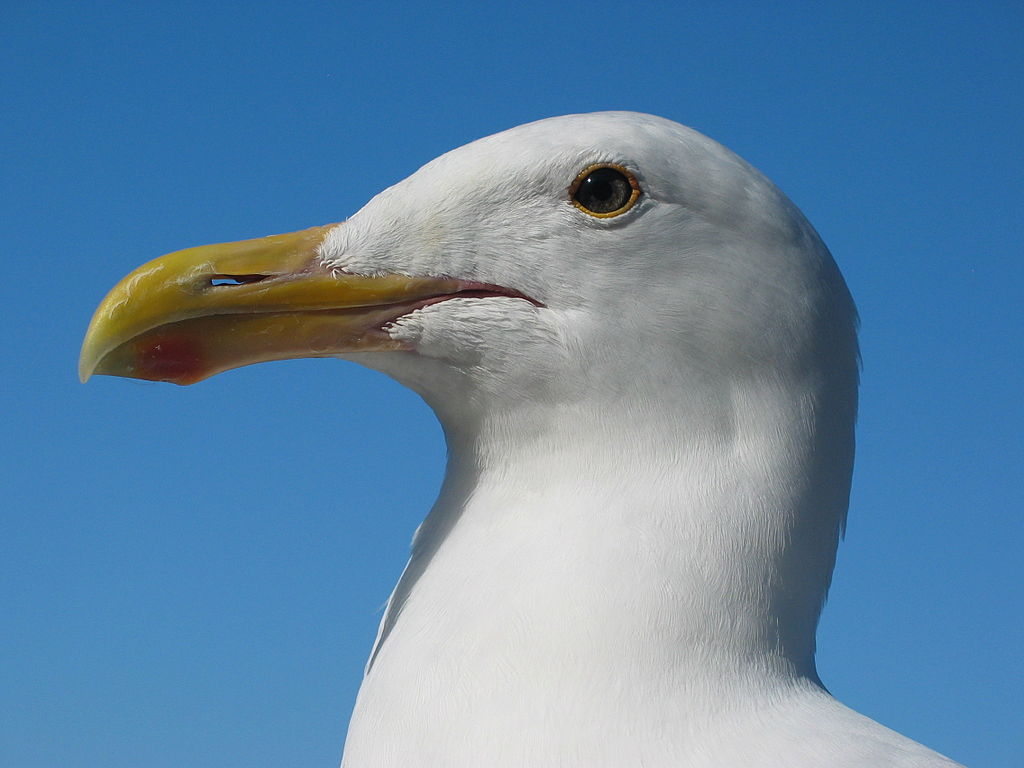
#> input picture Practicas/Practica_Tema_6/img/gaviota.jpg, 1024 x 768 px
$ python -i Ejercicio_1.py   (imports and definitions only)
#> lines starting #> are read from the running program, lines starting #| are printed output that depends on the picture; after the words box and inside, x2 and y2 are one past the last pixel; in counts of white or black regions, pixels touching at a corner belong together
import cv2
import numpy as np
from tkinter import filedialog
import tkinter as tk

def cargar_imagen():
    ruta = filedialog.askopenfilename(title="Seleccionar imagen")
#> the answer given: ../img/gaviota.jpg
    if not ruta:
        return

    imagen = cv2.imread(ruta)
#> imagen is the input picture: shape (768, 1024, 3); mean B, G, R 166.5, 134.6, 97.1
    gris = cv2.cvtColor(imagen, cv2.COLOR_BGR2GRAY)
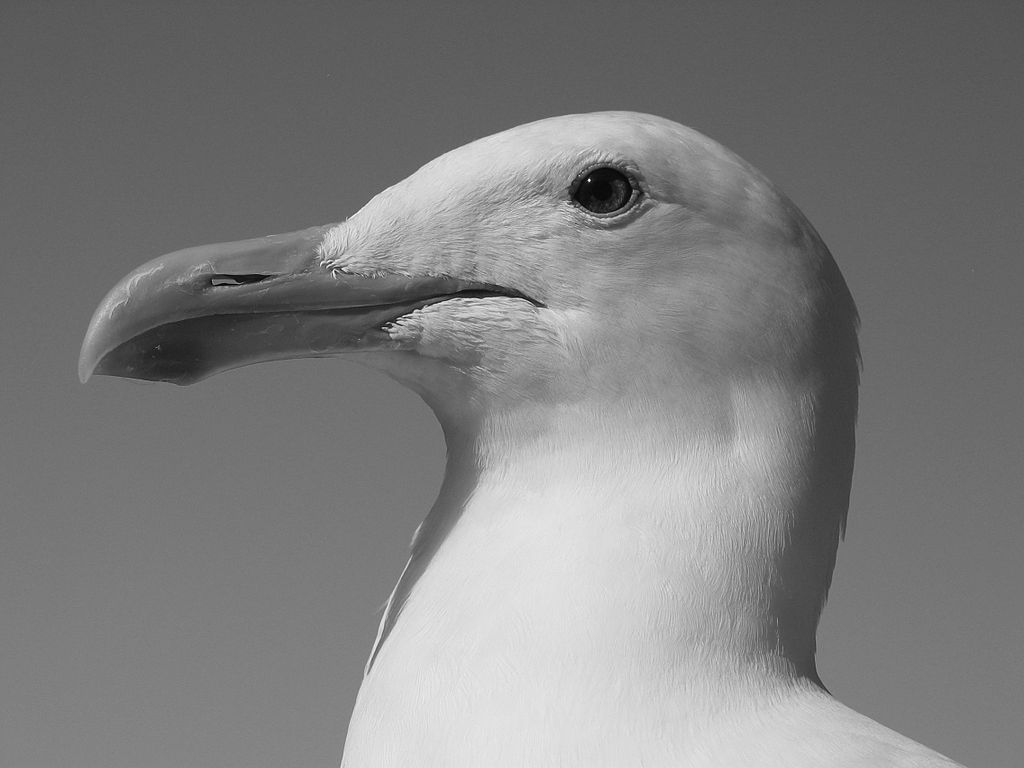
#> gris: shape (768, 1024); min 1, max 253, mean 127

    # --- Detectar líneas con Hough ---
    bordes = cv2.Canny(gris, 100, 200)
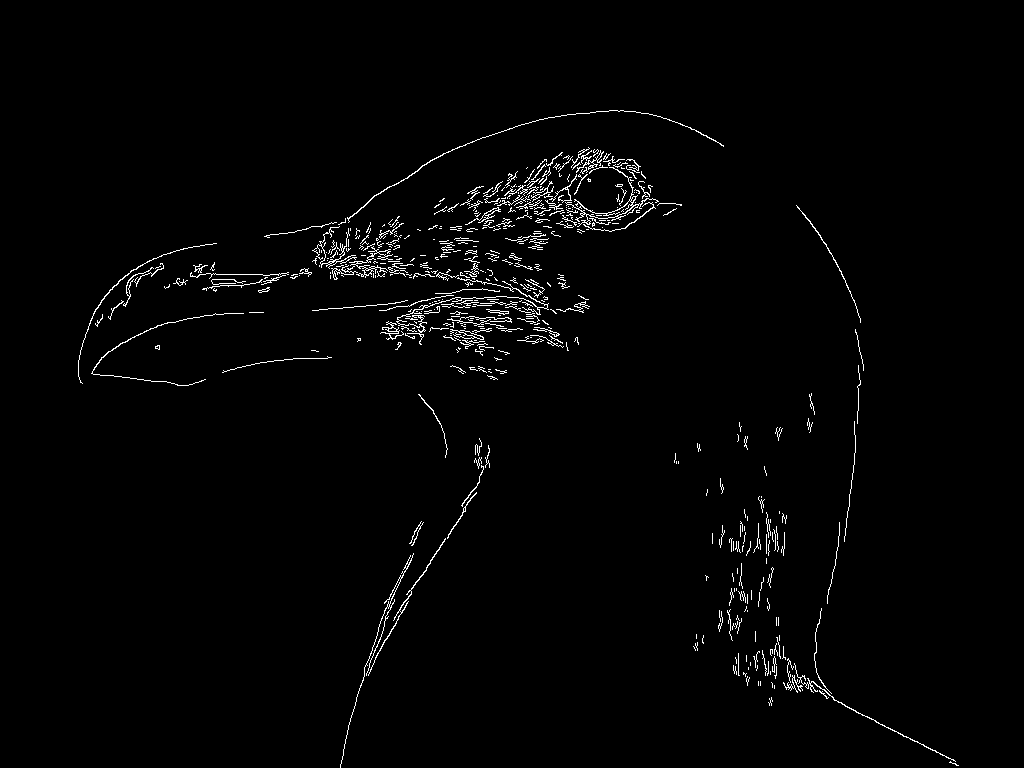
#> bordes: shape (768, 1024); 1.6% white in thin lines or dots, all inside (x1, y1, x2, y2) = (78, 110, 959, 768)
    lineas = cv2.HoughLines(bordes, 1, np.pi / 180, 150)
#> lineas = [[245, 2.04]]
    img_lineas = imagen.copy()
    if lineas is not None:
        for linea in lineas:
            rho, theta = linea[0]
            a = np.cos(theta)
            b = np.sin(theta)
            x0 = a * rho
            y0 = b * rho
            x1 = int(x0 + 1000 * (-b))
            y1 = int(y0 + 1000 * (a))
            x2 = int(x0 - 1000 * (-b))
            y2 = int(y0 - 1000 * (a))
            cv2.line(img_lineas, (x1, y1), (x2, y2), (0, 255, 0), 2)
#> this loop made 1 pass
#> (rho, theta, a, b, x0, y0, x1, y1) on pass 1: (245, 2.04, -0.454, 0.891, -111.2, 218.3, -1002, -235)
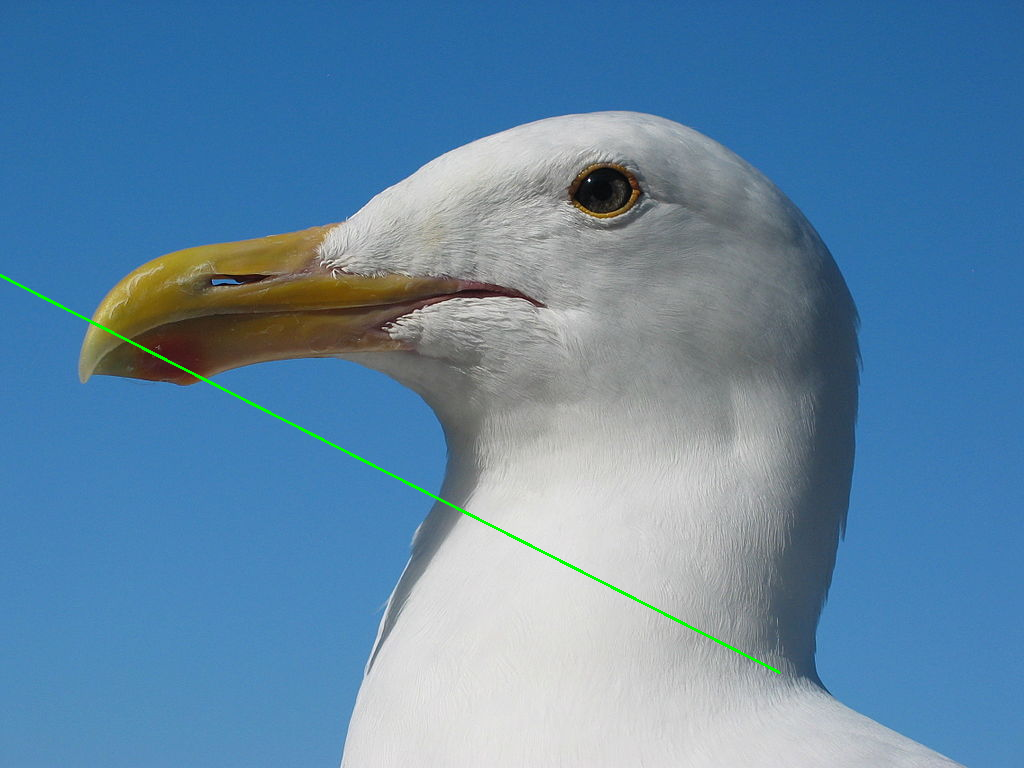
#> img_lineas: shape (768, 1024, 3); 0.32% of pixels changed, all inside (x1, y1, x2, y2) = (0, 274, 781, 674)

    # --- Detectar círculos con Hough ---
    imagen_blur = cv2.medianBlur(gris, 5)
    circulos = cv2.HoughCircles(imagen_blur, cv2.HOUGH_GRADIENT, dp=1.2,
                                 minDist=30, param1=100, param2=30,
                                 minRadius=10, maxRadius=100)
#> circulos = 19 rows, first 8: [475.8, 234.6, 87.4], [601.8, 189, 34.24], [564.6, 234.6, 76.84], [180.6, 358.2, 97.96], [433.8, 258.6, 84.76], [475.8, 358.2, 69.88], [400.2, 252.6, 59.56], [539.4, 264.6, 67.6]

    img_circulos = imagen.copy()
    if circulos is not None:
        circulos = np.uint16(np.around(circulos))
#> circulos = 19 rows, first 8: [476, 235, 87], [602, 189, 34], [565, 235, 77], [181, 358, 98], [434, 259, 85], [476, 358, 70], [400, 253, 60], [539, 265, 68]
        for c in circulos[0, :]:
            cv2.circle(img_circulos, (c[0], c[1]), c[2], (0, 0, 255), 2)
            cv2.circle(img_circulos, (c[0], c[1]), 2, (255, 0, 0), 3)
#> this loop made 19 passes
#> c on passes 1 to 12: [476, 235, 87], [602, 189, 34], [565, 235, 77], [181, 358, 98], [434, 259, 85], [476, 358, 70], [400, 253, 60], [539, 265, 68], [440, 325, 32], [503, 259, 66], [477, 395, 99], [355, 281, 34]
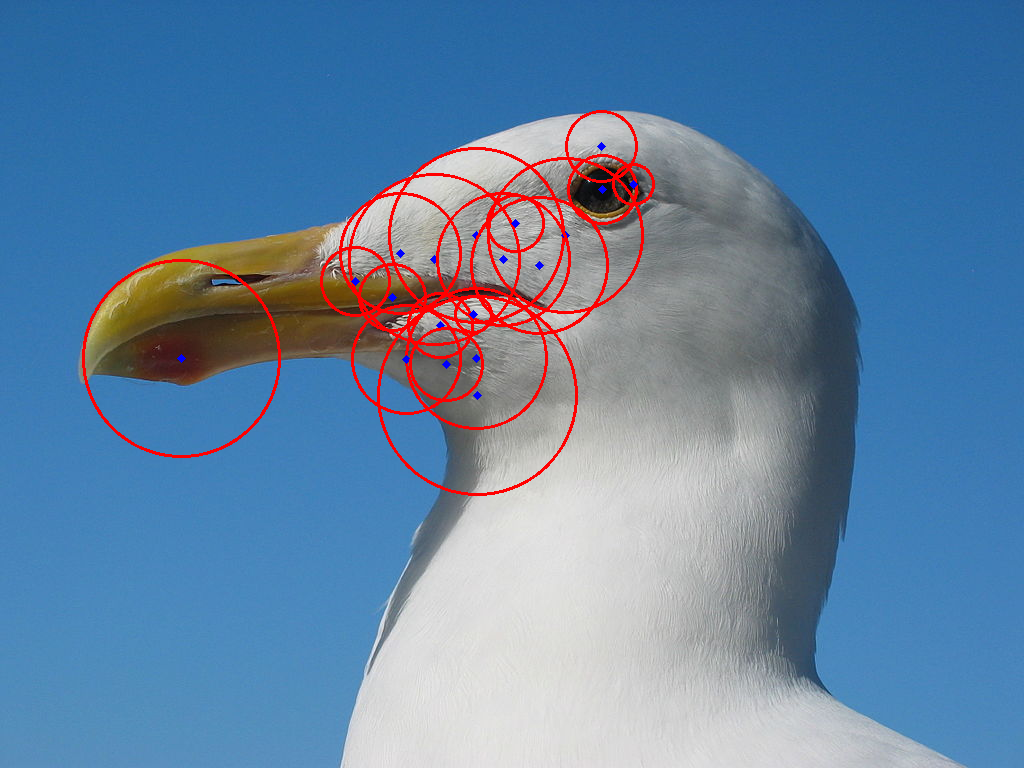
#> img_circulos: shape (768, 1024, 3); 2.35% of pixels changed, all inside (x1, y1, x2, y2) = (82, 110, 655, 496)

    # Mostrar imágenes reducidas
    mostrar("Original", imagen)
    mostrar("Líneas detectadas", img_lineas)
    mostrar("Círculos detectados", img_circulos)

def mostrar(nombre, imagen):
#> called with nombre = 'Original'
    reducida = cv2.resize(imagen, None, fx=0.5, fy=0.5)
    cv2.imshow(nombre, reducida)

# Interfaz
# [6 lines not run here, left out]

>>> result = cargar_imagen()
#> call 3 of mostrar, with nombre = 'Círculos detectados'
#> in mostrar (call 3), `reducida = cv2.resize(imagen, None, fx=0.5, fy=0.5)`:
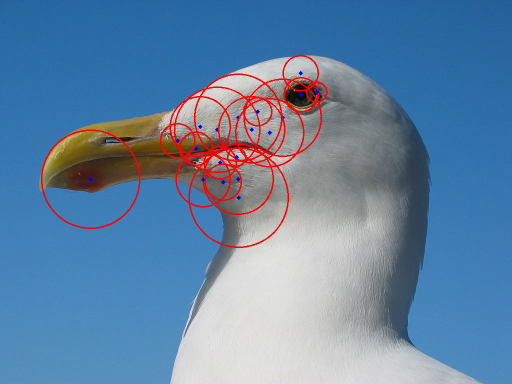
#> reducida: shape (384, 512, 3); mean B, G, R 163.7, 131.5, 99.8
